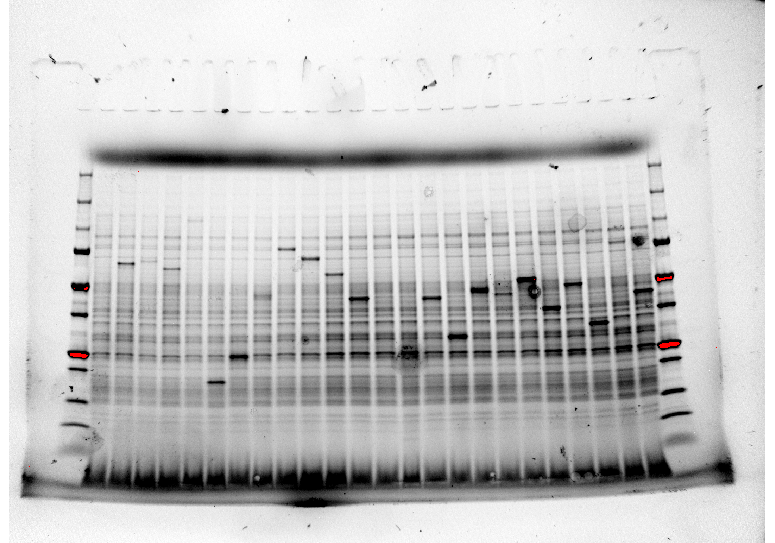
#> input picture sample_data/SampleKVMGel_041818.tif, 775 x 543 px
$ python -i gimage.py   (imports and definitions only)
#> lines starting #> are read from the running program, lines starting #| are printed output that depends on the picture; after the words box and inside, x2 and y2 are one past the last pixel; in counts of white or black regions, pixels touching at a corner belong together
import skimage
from operator import attrgetter
import numpy as np
from scipy import ndimage as ndi
from scipy.optimize import curve_fit
def sharpnegpeak(x,bpoint,slope,offset):
    return offset+ slope*np.abs(x-bpoint)

# [70 lines left out: functions get_optrotate, get_optrscutoff, get_gelbands, peakcheck, not called in this run]

def add_wspeaks(plblmtrx,add_plblmtrx,gelimg):
    pk_props=skimage.measure.regionprops(plblmtrx)
    addpk_props=skimage.measure.regionprops(add_plblmtrx)
    sorted_addpkprops=sorted(addpk_props,key=attrgetter('bbox_area'))
    for addpkidx in range(len(sorted_addpkprops)-1,-1,-1):
        candidate_pkprop=sorted_addpkprops[addpkidx]
        candidate_pklblmtrx=np.zeros_like(plblmtrx)
        #merge_pklblmtrx=np.zeros_like(plblmtrx)
        merge_pklblmtrx=plblmtrx.copy()
        for coord in candidate_pkprop.coords:
            candidate_pklblmtrx[coord[0],coord[1]]=1
            merge_pklblmtrx[coord[0],coord[1]]=-1
        addboundaries=skimage.segmentation.find_boundaries(candidate_pklblmtrx,mode='outer')
        prevboundaries=skimage.segmentation.find_boundaries(plblmtrx,mode='outer')
        mergeboundaries=skimage.segmentation.find_boundaries(merge_pklblmtrx,mode='outer')
        print(addboundaries.max(),addboundaries.min())
        edges=(prevboundaries | addboundaries)

#        merge_edges=
        #^mergeboundaries
#        edges=edges^mergeboundaries
#        edges=skimage.img_as_uint(edges)
#        edgelblmtrx=np.zeros_like(plblmt)
        edgelblmtrx[addboundaries is False]=0
        edgelblmtrx[addboundaries is False]=0
        print(edges.max(),edges.min())
        print(edgelblmtrx.shape)
        print(edgelblmtrx.max(),edgelblmtrx.min())
#        merge_pklblmtrx[edges!=0]+=1
        #merge_pklblmtrx-=1
#        merge_pklblmtrx[merge_pklblmtrx%1==0.0]=0
        return edgelblmtrx,candidate_pklblmtrx,plblmtrx


def get_labeled_peaks(gelimg):
    el_map=skimage.filters.sobel(gelimg)
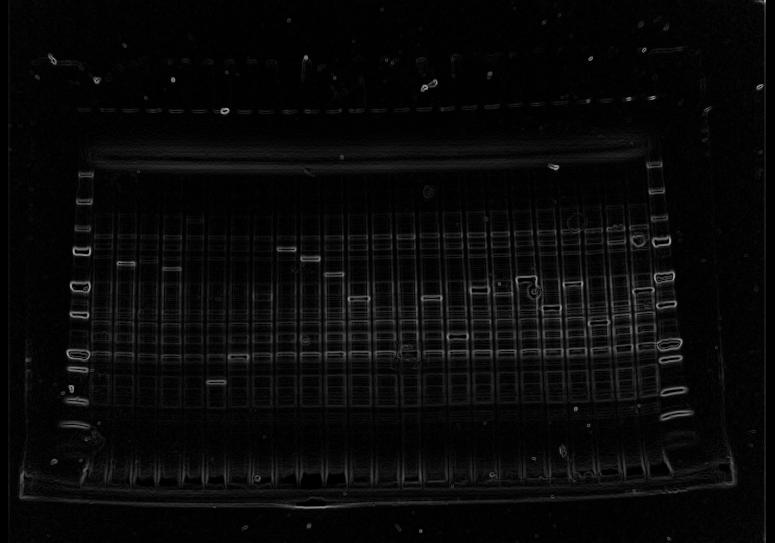
#> el_map: shape (543, 775) float64; min 0, max 0.679, mean 0.0351
    markers=np.zeros_like(gelimg)
    markers[gelimg<0.1]=1
    markers[gelimg>.1]=2
    markers[gelimg>.2]=3
    markers[gelimg>.3]=4
    markers[gelimg>.4]=5
    markers[gelimg>.5]=6
    markers[gelimg>.6]=7
    markers[gelimg>.7]=8
    markers[gelimg>.8]=9
    markers[gelimg>.9]=10
    seg=skimage.morphology.watershed(el_map,markers)
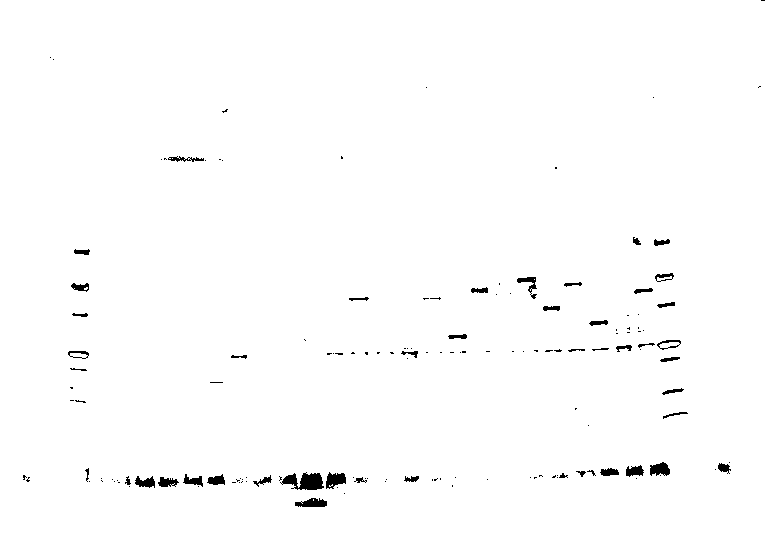
#> seg: shape (543, 775); values 1 (black) and 10 (white), 99% white; 148 black regions (102 under 20 px), largest, box (x1, y1, x2, y2) and area: (280, 472, 324, 490) 486, (326, 472, 346, 489) 226, (295, 498, 327, 507) 206

    prevseg=np.zeros_like(seg)
    curseg=np.zeros_like(seg)
    curlabeled_peaks=np.zeros_like(seg)
    prevlabeled_peaks=np.zeros_like(seg)
    curpk_props=[]
    tempseg=np.zeros_like(seg)
    tempseg[seg==10]=1
    labeled_peaks,_=ndi.label(ndi.binary_fill_holes(tempseg))
#    prevpk_props=skimage.measure.regionprops(labeled_peaks)

    for mrkrval in range(9,8,-1):
        curseg=np.zeros_like(seg)
        curseg[seg==mrkrval]=1
        curseg=ndi.binary_fill_holes(curseg)
        curlabeled_peaks,_=ndi.label(curseg)
        #now sort these in ascending order
        plblmtrx,candidate_pklblmtrx,edges=add_wspeaks(labeled_peaks,curlabeled_peaks,gelimg)
#> curseg: shape (543, 775) bool; every value is 0
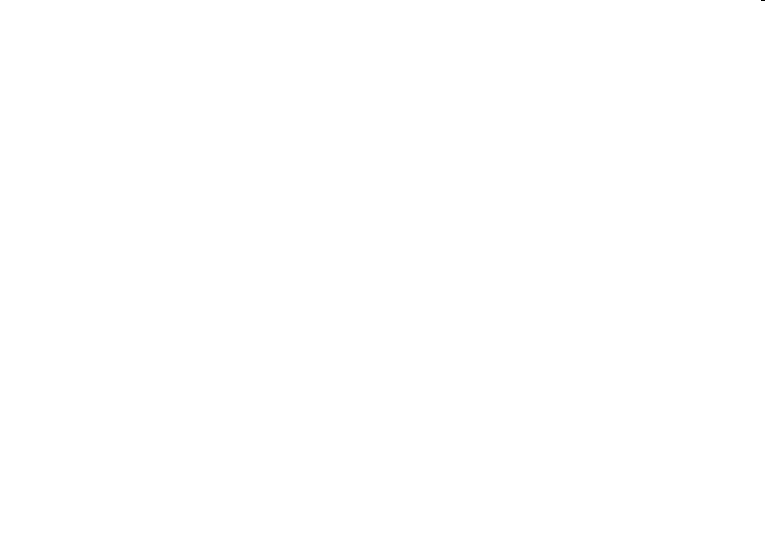
#> labeled_peaks: shape (543, 775) int32; values 0 (black) and 1 (white), 100% white; black in thin lines or dots, all inside (x1, y1, x2, y2) = (761, 0, 765, 1)


    return plblmtrx,candidate_pklblmtrx,edges
# [20 lines of commented-out code are left out]

>>> import cv2
>>> picture = cv2.imread('sample_data/SampleKVMGel_041818.tif', cv2.IMREAD_GRAYSCALE)
#> (the run stopped early here; a loop or call above may not have finished)
